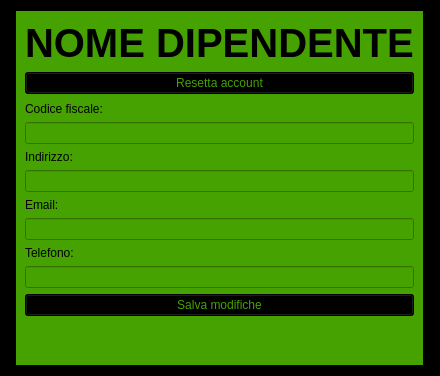
<?xml version="1.0" encoding="UTF-8"?>
<ui version="4.0">
 <class>Servizio</class>
 <widget class="QWidget" name="Servizio">
  <property name="geometry">
   <rect>
    <x>0</x>
    <y>0</y>
    <width>440</width>
    <height>376</height>
   </rect>
  </property>
  <property name="windowTitle">
   <string>Dipendente</string>
  </property>
  <property name="styleSheet">
   <string notr="true">background-color: rgb(0, 0, 0);</string>
  </property>
  <layout class="QGridLayout" name="gridLayout">
   <item row="0" column="0" alignment="Qt::AlignHCenter|Qt::AlignVCenter">
    <widget class="QWidget" name="widget" native="true">
     <property name="styleSheet">
      <string notr="true">background-color: rgb(69, 162, 0);</string>
     </property>
     <layout class="QGridLayout" name="gridLayout_2">
      <item row="0" column="0">
       <layout class="QVBoxLayout" name="verticalLayout">
        <item>
         <widget class="QLabel" name="labelNomeCognome">
          <property name="font">
           <font>
            <pointsize>30</pointsize>
            <weight>75</weight>
            <bold>true</bold>
           </font>
          </property>
          <property name="text">
           <string>NOME DIPENDENTE</string>
          </property>
         </widget>
        </item>
        <item>
         <widget class="QPushButton" name="rimuoviProfilo">
          <property name="styleSheet">
           <string notr="true">color: rgb(69, 162, 0);
background-color: rgb(0, 0, 0);labella</string>
          </property>
          <property name="text">
           <string>Resetta account</string>
          </property>
         </widget>
        </item>
        <item>
         <spacer name="verticalSpacer">
          <property name="orientation">
           <enum>Qt::Vertical</enum>
          </property>
          <property name="sizeHint" stdset="0">
           <size>
            <width>20</width>
            <height>40</height>
           </size>
          </property>
         </spacer>
        </item>
        <item>
         <widget class="QLabel" name="label">
          <property name="text">
           <string>Codice fiscale:</string>
          </property>
         </widget>
        </item>
        <item>
         <widget class="QLineEdit" name="labelCF"/>
        </item>
        <item>
         <widget class="QLabel" name="label_2">
          <property name="text">
           <string>Indirizzo:</string>
          </property>
         </widget>
        </item>
        <item>
         <widget class="QLineEdit" name="labelIndirizzo"/>
        </item>
        <item>
         <widget class="QLabel" name="label_3">
          <property name="text">
           <string>Email:</string>
          </property>
         </widget>
        </item>
        <item>
         <widget class="QLineEdit" name="labelEmail"/>
        </item>
        <item>
         <widget class="QLabel" name="label_4">
          <property name="text">
           <string>Telefono:</string>
          </property>
         </widget>
        </item>
        <item>
         <widget class="QLineEdit" name="labelTelefono"/>
        </item>
        <item>
         <widget class="QPushButton" name="pushButton">
          <property name="styleSheet">
           <string notr="true">color: rgb(69, 162, 0);
background-color: rgb(0, 0, 0);labella</string>
          </property>
          <property name="text">
           <string>Salva modifiche</string>
          </property>
         </widget>
        </item>
        <item>
         <spacer name="verticalSpacer_2">
          <property name="orientation">
           <enum>Qt::Vertical</enum>
          </property>
          <property name="sizeType">
           <enum>QSizePolicy::Fixed</enum>
          </property>
          <property name="sizeHint" stdset="0">
           <size>
            <width>20</width>
            <height>40</height>
           </size>
          </property>
         </spacer>
        </item>
       </layout>
      </item>
     </layout>
    </widget>
   </item>
  </layout>
 </widget>
 <resources/>
 <connections/>
</ui>
